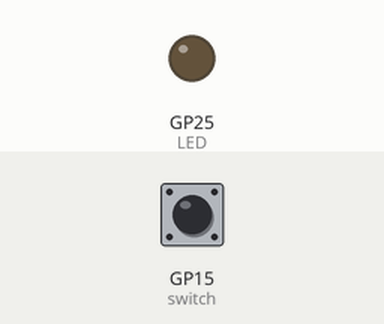
Bench run of a program on a simulated Raspberry Pi Pico running MicroPython. Parts: output pins drawn as LEDs (lit = HIGH). Inputs (shaded band) come from the test bench; at power-on: GP15 (switch) LOW.

Above: at 1.2 s.
1.3 s: GP15 (switch) pulled HIGH for 0.15 s
At 1.37 s:
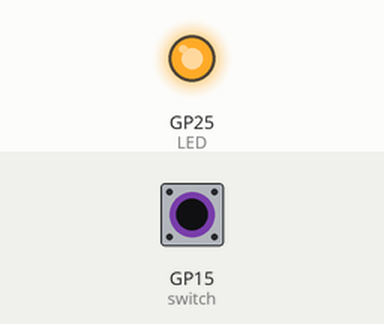
2.9 s: GP15 (switch) pulled HIGH for 3.2 s
At 7.3 s:
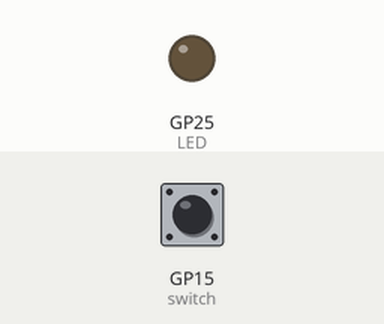
Timing chart, 0 to 8.8 s (numbered marks = the images above; inputs shaded):
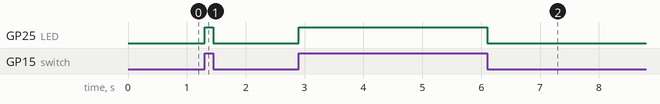

The program:

main.py
```python
'''
Kitronik Inventor's Kit Exp 1
Turns an LED on and off in response to a press on the button that is connected to GP15.
The Pico has an on-board LED you can control, connected to GP25.
The switch is connected from the 3V3 output header to GP15, which is configured as an input.
'''
import machine
# Setup an input button with a human-readable name and enable the internal pull-down resistor
switch = machine.Pin(15, machine.Pin.IN, machine.Pin.PULL_DOWN)
LED = machine.Pin(25, machine.Pin.OUT) # Setup the onboard LED Pin as an output
# The loop will run forever
# Sets the LED output to be equal to the switch input (e.g. switch pressed = LED on)
while True:
    if switch.value():
        LED.value(True)
    else:
        LED.value(False)
```

Measured:
- after the input at 1.3 s, GP25 (LED): LOW → HIGH at once, → LOW 0.15 s later
- after the input at 2.9 s, GP25 (LED): LOW → HIGH at once, → LOW 3.2 s later
